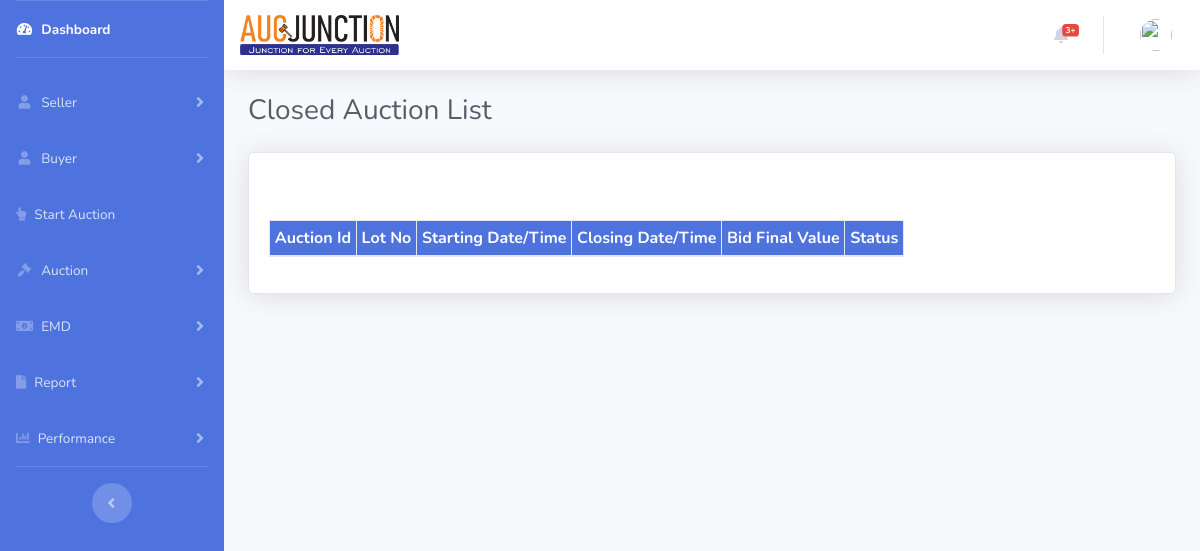
The app's page /index.php/admin_closedauc, older data.
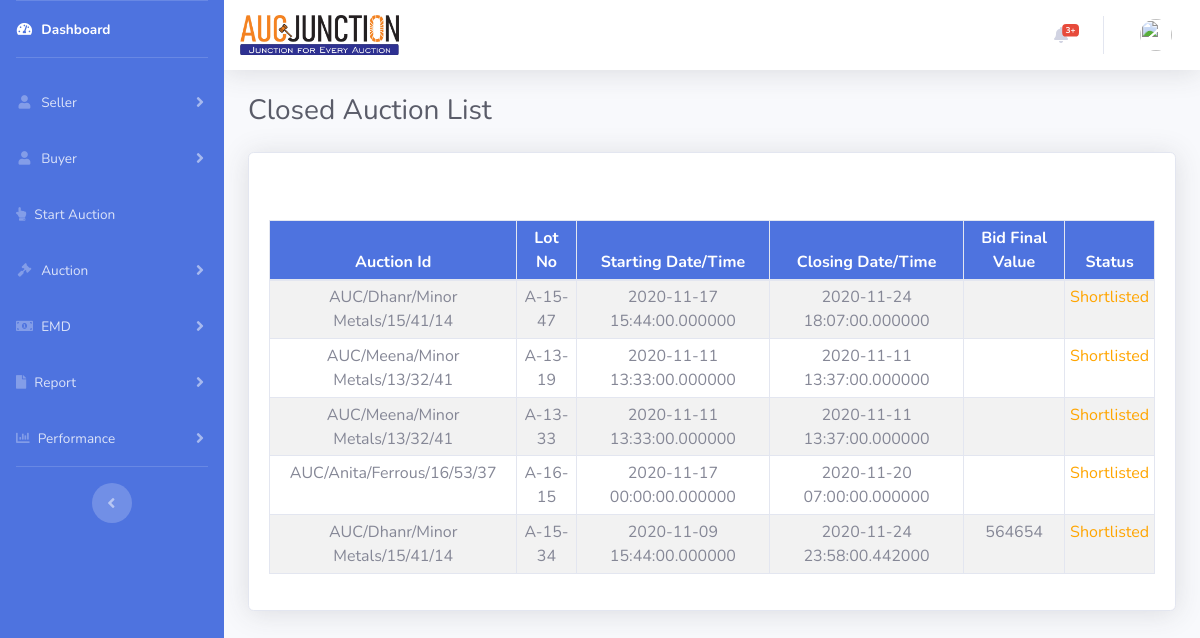
The same page, newer data.
### tables this page shows
CREATE TABLE `biddercart` (
  `id` int(11) NOT NULL,
  `bidderusername` varchar(100) DEFAULT NULL,
  `auctiontype` tinyint(1) DEFAULT NULL,
  `auctionid` varchar(200) DEFAULT NULL,
  `lotno` varchar(200) DEFAULT NULL,
  `aucstartdate_time` datetime(6) DEFAULT NULL,
  `aucclosedate_time` datetime(6) DEFAULT NULL,
  `bidstart` varchar(50) DEFAULT NULL,
  `bidprice` varchar(50) DEFAULT NULL,
  `bidmaxvalue` varchar(100) DEFAULT NULL,
  `bidamount` varchar(100) DEFAULT NULL,
  `emdpaid` tinyint(1) DEFAULT NULL,
  `emdrequest` tinyint(1) DEFAULT NULL,
  `emd_paid_dd` tinyint(1) DEFAULT NULL,
  `upload_dd` text DEFAULT NULL,
  `mybid_val` varchar(200) DEFAULT NULL,
  `abidmaxvalue` varchar(50) DEFAULT NULL,
  `abidslab` varchar(50) DEFAULT NULL,
  `abidding` tinyint(1) NOT NULL DEFAULT 0
);

### application/controllers/Admin_closedauc.php (called while the page is built, shortened)
<?php
class Admin_closedauc extends CI_Controller {
	public function index()
	{
		$this->load->helper(array('url','html','date'));
		$time =  Date('Y-m-d H:i:s');
		$this->load->model('Admin_model');
		$data['sqldat'] = $this->Admin_model->dateclosedauc('biddercart',$time);
		$this->load->library('session');
		$sess = array('sessi'=>$this->session->userdata('username'));
		$this->load->view('admin/header',$sess);
		$this->load->view('admin/closedauc',$data);
		$this->load->view('admin/footer');
	}
}

### index.php (called while the page is built, shortened)
<?php
require_once BASEPATH.'core/CodeIgniter.php';
?>

### application/models/Admin_model.php (called while the page is built, shortened)
<?php
   class Admin_model extends CI_Model {
	 public function dateclosedauc($table, $date){
			$this->db->select('*');
			$this->db->from($table);
			$this->db->where('aucclosedate_time <', $date);
			$query = $this->db->get();
			return $query->result();
		}
   }
?>

### application/views/admin/closedauc.php (the view, shortened to what this page needs)
        <div class="container-fluid">
      <div class="d-sm-flex align-items-center justify-content-between mb-4">
            <h1 class="h3 mb-0 text-gray-800">Closed Auction List</h1>
          </div>
          <div class="row">
			<div class="col-xl-12 col-lg-7">
          <div class="card shadow mb-4">
            <div class="card-body">
              <div class="table-responsive">
		<table class="table table-striped table-bordered table-sm text-center mt-5 w-auto" id="dataTable" width="100%" cellspacing="0">
				<thead class="bg-primary text-white">
					<tr>
					<tr><th>Auction Id</th>
						<th>Lot No</th>
						<th>Starting Date/Time</th>
						<th>Closing Date/Time</th>
						<th>Bid Final Value</th>
						<th>Status</th>
					</tr>
				</tr>
				</thead>
				<tbody>
				<?php  foreach($sqldat as $sqldata){ ?>
					<tr><td><?php echo $sqldata->auctionid; ?></td>
					<td class="up"><?php echo $sqldata->lotno; ?></td>
					<td class="up"><?php echo $sqldata->aucstartdate_time; ?></td>
					<td class="up"><?php echo $sqldata->aucclosedate_time; ?></td>
					<td class="up"><?php echo $sqldata->abidmaxvalue; ?></td>
					<td class="up" style="color:orange">Shortlisted</td>
				</tr>
				<?php  } ?>
				</tbody>
		 </table>
		</div>
		</div>
		</div>
		</div>
		</div>
    </div>
  </div>
</body>
</html>

Row changes from the older to the newer data that the page shows:
added biddercart: auctionid "AUC/Dhanr/Minor Metals/15/41/14", lotno "A-15-47", aucstartdate_time "2020-11-17 15:44:00.000000", aucclosedate_time "2020-11-24 18:07:00.000000"
added biddercart: auctionid "AUC/Meena/Minor Metals/13/32/41", lotno "A-13-19", aucstartdate_time "2020-11-11 13:33:00.000000", aucclosedate_time "2020-11-11 13:37:00.000000"
added biddercart: auctionid "AUC/Meena/Minor Metals/13/32/41", lotno "A-13-33", aucstartdate_time "2020-11-11 13:33:00.000000", aucclosedate_time "2020-11-11 13:37:00.000000"
added biddercart: auctionid "AUC/Anita/Ferrous/16/53/37", lotno "A-16-15", aucstartdate_time "2020-11-17 00:00:00.000000", aucclosedate_time "2020-11-20 07:00:00.000000"
added biddercart: auctionid "AUC/Dhanr/Minor Metals/15/41/14", lotno "A-15-34", aucstartdate_time "2020-11-09 15:44:00.000000", aucclosedate_time "2020-11-24 23:58:00.442000", abidmaxvalue "564654"
